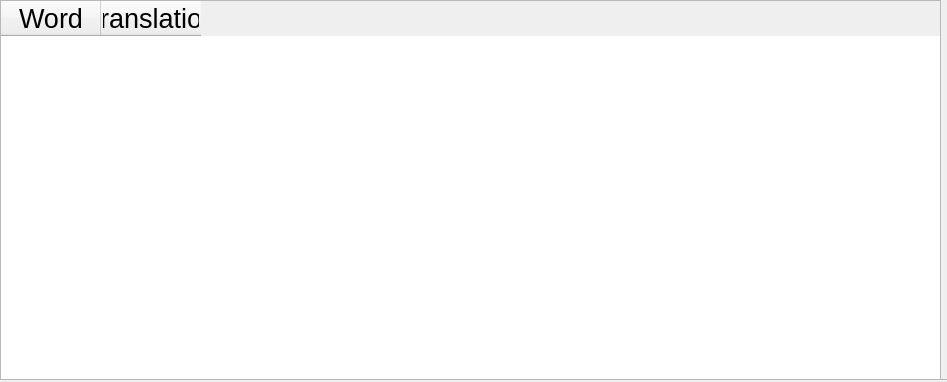
<?xml version="1.0" encoding="UTF-8"?>
<ui version="4.0">
 <class>Form</class>
 <widget class="QWidget" name="Form">
  <property name="geometry">
   <rect>
    <x>0</x>
    <y>0</y>
    <width>947</width>
    <height>382</height>
   </rect>
  </property>
  <property name="windowTitle">
   <string>Form</string>
  </property>
  <widget class="QScrollArea" name="scrollArea">
   <property name="geometry">
    <rect>
     <x>-1</x>
     <y>-1</y>
     <width>951</width>
     <height>381</height>
    </rect>
   </property>
   <property name="verticalScrollBarPolicy">
    <enum>Qt::ScrollBarPolicy::ScrollBarAsNeeded</enum>
   </property>
   <property name="widgetResizable">
    <bool>true</bool>
   </property>
   <widget class="QWidget" name="scrollAreaWidgetContents">
    <property name="geometry">
     <rect>
      <x>0</x>
      <y>0</y>
      <width>949</width>
      <height>379</height>
     </rect>
    </property>
    <widget class="QTableWidget" name="tableWidget">
     <property name="geometry">
      <rect>
       <x>0</x>
       <y>0</y>
       <width>941</width>
       <height>381</height>
      </rect>
     </property>
     <property name="font">
      <font>
       <pointsize>20</pointsize>
      </font>
     </property>
     <column>
      <property name="text">
       <string>Word</string>
      </property>
     </column>
     <column>
      <property name="text">
       <string>Translation</string>
      </property>
     </column>
    </widget>
   </widget>
  </widget>
 </widget>
 <resources/>
 <connections/>
</ui>
